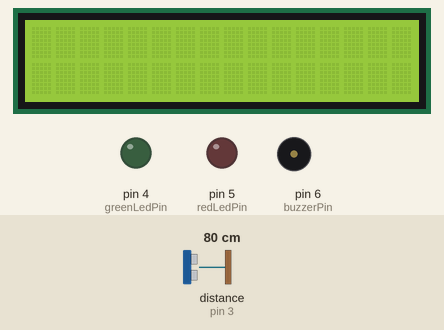
This sketch was run on a simulated Arduino Uno, built with avr-gcc and run on an emulated ATmega328P. Parts: 16×2 character LCD, output pins drawn as LEDs (lit = HIGH), buzzer (waves = sounding). Wiring (inferred from the names in the program): ultrasonic range finder: trigger pin 2; echo pin 3. The test bench sets the inputs (shaded band); at power-on: distance to the obstacle (sensor on pin 3) 80 cm. The echo pulse lasts 58.3 µs per cm; pins used as bus, display or sensor lines are not drawn; what the sketch prints to the serial monitor is not drawn.

Above: at 1.3 s.
1.4 s: distance to the obstacle (sensor on pin 3) set to 33 cm
2.9 s: distance to the obstacle (sensor on pin 3) set to 27 cm
At 4.3 s:
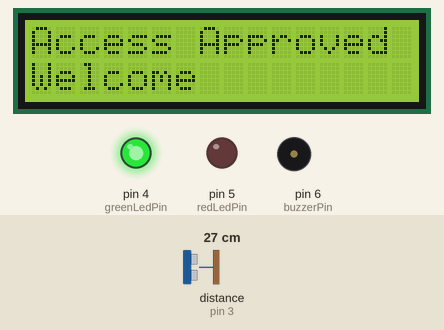
4.7 s: distance to the obstacle (sensor on pin 3) set to 12 cm
6.2 s: distance to the obstacle (sensor on pin 3) set to 9 cm
At 6.9 s:
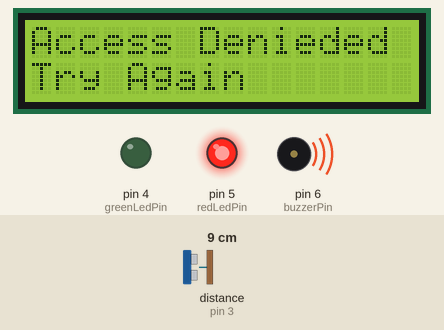
9.2 s: distance to the obstacle (sensor on pin 3) set to 18 cm
At 11.3 s:
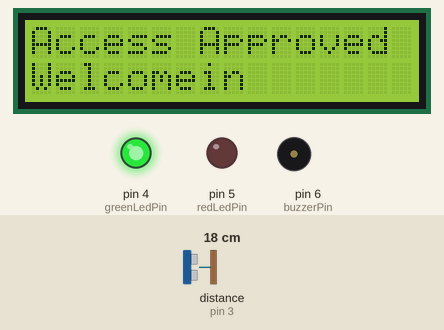
11.8 s: distance to the obstacle (sensor on pin 3) set to 2 cm
At 13.1 s:
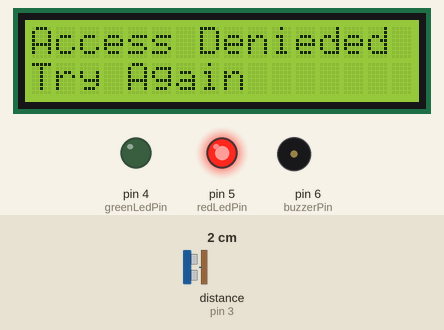
Timing chart, 0 to 15.8 s (numbered marks = the images above; inputs shaded):
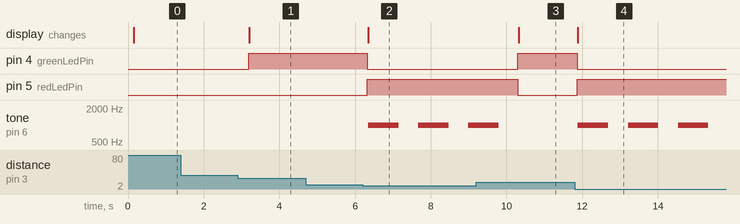

The sketch:

Ultra_2LED.ino.ino
```cpp
// Define the pins for the ultrasonic sensor and LEDs

#include <Wire.h>
#include <LiquidCrystal_I2C.h>

LiquidCrystal_I2C lcd(0x27,16,2);

const int trigPin = 2; // Trigger pin of the ultrasonic sensor
const int echoPin = 3; // Echo pin of the ultrasonic sensor
const int greenLedPin = 4; // Pin for the green LED
const int redLedPin = 5;   // Pin for the red LED
const int buzzerPin = 6;  // Pin for the buzzer

// Variables for ultrasonic distance measurement
long duration;
int distance;

void setup() {
  // ultrasonic sensor
  pinMode(trigPin, OUTPUT);
  pinMode(echoPin, INPUT);
  ///Led pin
  pinMode(greenLedPin, OUTPUT);
  pinMode(redLedPin, OUTPUT);
  //buzzer
  pinMode(buzzerPin, OUTPUT);

  // Serial communication for debugging
  Serial.begin(9600);

  //just testing

  lcd.init();                      // initialize the lcd
  lcd.init();
  // Print a message to the LCD.
   lcd.setCursor(0,0);
  lcd.print("hi");
  lcd.setCursor(0,1);
  lcd.print("Hello world");
  lcd.backlight();

}

void loop() {
  // Trigger the ultrasonic sensor
  digitalWrite(trigPin, LOW);
  delayMicroseconds(2);
  digitalWrite(trigPin, HIGH);
  delayMicroseconds(10);
  digitalWrite(trigPin, LOW);

  // Measure the duration of the echo pulse
  duration = pulseIn(echoPin, HIGH);

  // Convert the duration to distance (in centimeters)
  distance = duration * 0.034 / 2;

  // Display the distance in the serial monitor (for debugging)
  Serial.print("Distance: ");
  Serial.print(distance);
  Serial.println(" cm");

  // Change LED colors based on distance
  if (distance > 30) {
    // Farther than 50 cm, turn on the green LED and turn off the red LED
    digitalWrite(greenLedPin, LOW);
    digitalWrite(redLedPin, LOW);
    digitalWrite(buzzerPin, LOW);

    lcd.clear();

  } else if(distance <30 && distance >10) {
    // Closer than or equal to 50 cm, turn on the red LED and turn off the green LED
    digitalWrite(greenLedPin, HIGH);
    digitalWrite(redLedPin, LOW);
      digitalWrite(buzzerPin, LOW);
     lcd.setCursor(0,0);
  lcd.print("Access Approved");
  lcd.setCursor(0,1);
  lcd.print("Welcome");
  }
    else if (distance <10){
      digitalWrite(greenLedPin, LOW);
    digitalWrite(redLedPin, HIGH);
    lcd.setCursor(0,0);
  lcd.print("Access Denied");
  lcd.setCursor(0,1);
  lcd.print("Try Again");
   tone(buzzerPin, 1000, 1000); // 1000 Hz for 1 second
  delay(800); // Pause for 1 second
  noTone(buzzerPin);;
    }

  // Delay before the next measurement
  delay(500);
}
```

Measured:
- the behaviour switches between 31 and 30 cm on distance to the obstacle (sensor on pin 3) (found by bisection; images 0 and 1)
- the behaviour switches between 11 and 10 cm on distance to the obstacle (sensor on pin 3) (found by bisection; images 1 and 2)
- after the input at 1.4 s, every drawn part: stays the same
- after the input at 2.9 s, pin 4 (greenLedPin): LOW → HIGH after 0.29 s; the display: changes after 0.31 s (image 1)
- after the input at 4.7 s, every drawn part: stays the same
- after the input at 6.2 s, pin 4 (greenLedPin): HIGH → LOW after 0.13 s; pin 5 (redLedPin): LOW → HIGH after 0.13 s; tone on pin 6 (buzzerPin): alternates 1000 Hz for 0.80 s and silent for 0.52 s, starting after 0.15 s; the display: changes after 0.15 s (image 2)
- after the input at 9.2 s, pin 4 (greenLedPin): LOW → HIGH after 1.1 s; pin 5 (redLedPin): HIGH → LOW after 1.1 s; tone on pin 6 (buzzerPin): goes on until 9.8 s, then stays silent; the display: changes after 1.1 s (image 3)
- after the input at 11.8 s, pin 4 (greenLedPin): HIGH → LOW after 0.07 s; pin 5 (redLedPin): LOW → HIGH after 0.07 s; tone on pin 6 (buzzerPin): alternates 1000 Hz for 0.80 s and silent for 0.52 s, starting after 0.09 s; the display: changes after 0.09 s (image 4)
